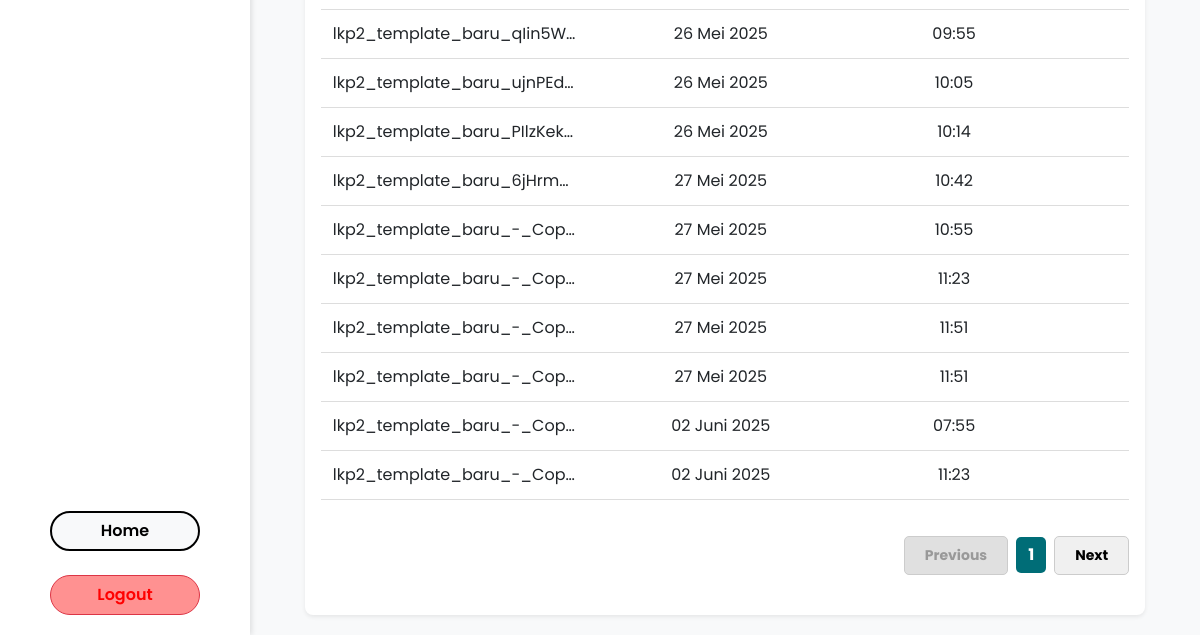
Page /input_data_status/ (signed in, lower part) on the earlier database version.
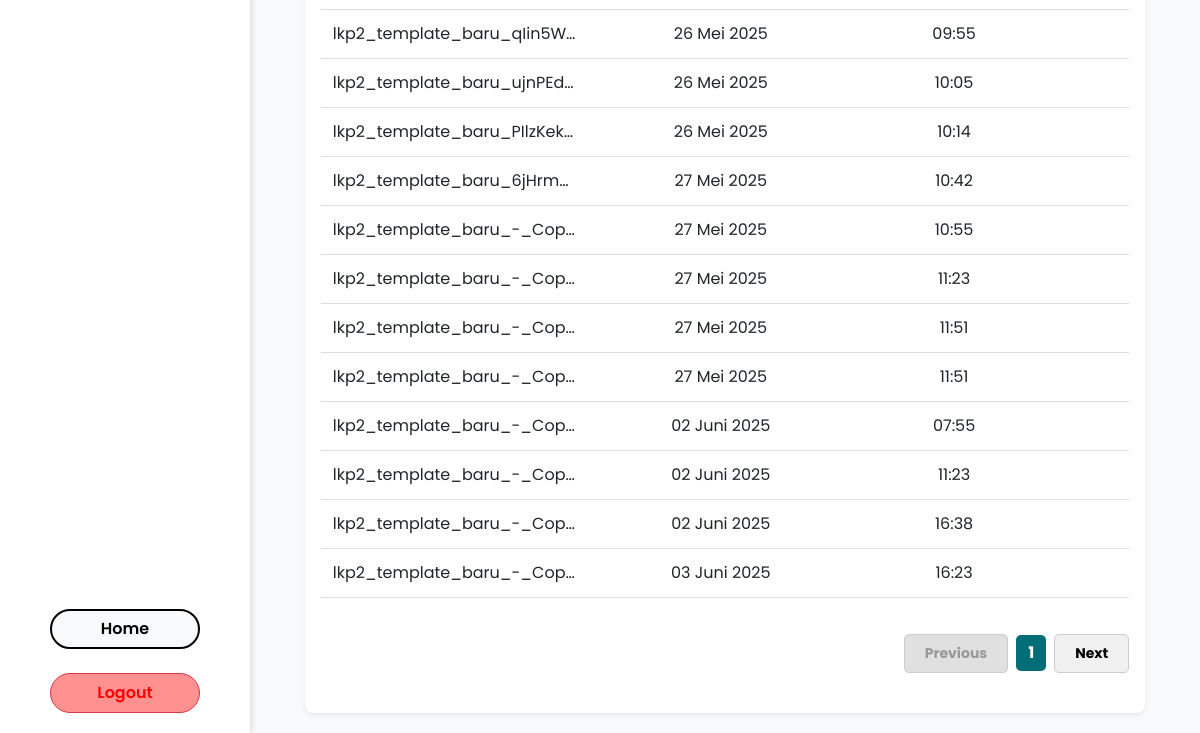
Same page on the later database version.
### automation/models.py (models this page shows, shortened)
class UploadedFile(models.Model):
    course_name = models.CharField(max_length=255)
    start_date = models.DateField()
    end_date = models.DateField()
    course_model = models.CharField(max_length=255)
    destination = models.CharField(max_length=255)
    file = models.FileField(upload_to="")
    uploaded_at = models.DateTimeField(auto_now_add=True)
    is_failed = models.BooleanField(default=False)
    last_processed_row = models.IntegerField(default=0)
    status = models.CharField(
        max_length=10,
        choices=[('success', 'Success'), ('failed', 'Failed')],
        default='success'
    )

### automation/views.py (the view)
# urls.py: path('input_data_status/', automation.input_data_status, name='input_data_status'),
@login_required(login_url="login")
def input_data_status(request):
    files = UploadedFile.objects.all()
    return render(request, 'input_data_status.html', {'files': files})

### automation/templates/input_data_status.html (shortened to what this page needs)
{% extends 'base.html' %}
{% load static %}
{% block extra_css %}
<link rel="stylesheet" type="text/css" href="{% static 'style/log_history.css' %}">
<link rel="stylesheet" href="https://cdnjs.cloudflare.com/ajax/libs/font-awesome/6.4.2/css/all.min.css">
<link rel="stylesheet" href="https://cdn.jsdelivr.net/npm/sweetalert2@11/dist/sweetalert2.min.css">
{% endblock %}
{% block content %}
<div class="container mt-4">
    <div class="card shadow-sm mt-3">
        <div class="card-body">
            <div class="table-responsive">
                <table class="table table-hover">
                    <tbody id="table-body">
                        {% for file in files %}
                        <tr class="text-center" data-match="true" data-file-id="{{ file.id }}">
                            <td>{{ file.file.name }}</td>
                            <td>{{ file.uploaded_at|date:"d F Y" }}</td>
                            <td>{{ file.uploaded_at|time:"H:i" }}</td>
                            <td>
                            </td>
                        </tr>
                        {% empty %}
                        <tr class="text-center">
                            <td colspan="4">No history available</td>
                        </tr>
                        {% endfor %}
                    </tbody>
                </table>
            </div>
            <div class="pagination-container mb-4">
                <button class="btn-pagination prev-btn" disabled>Previous</button>
                <span class="pagination-number">1</span>
                <button class="btn-pagination next-btn">Next</button>
            </div>
        </div>
    </div>
</div>
{% endblock %}

Differences in the rows shown:
added UploadedFile: file.name "lkp2_template_baru_-_Cop…", uploaded_at "02 Juni 2025", uploaded_at "16:38"
added UploadedFile: file.name "lkp2_template_baru_-_Cop…", uploaded_at "03 Juni 2025", uploaded_at "16:23"
